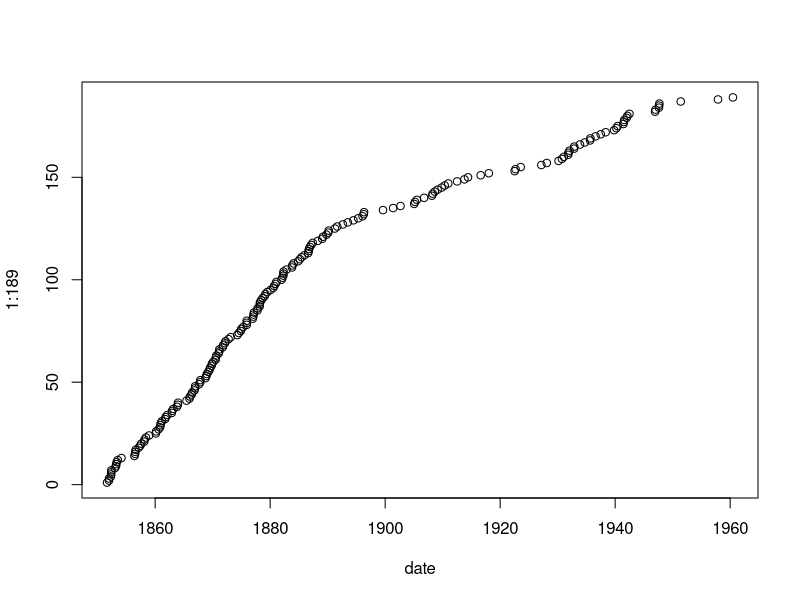
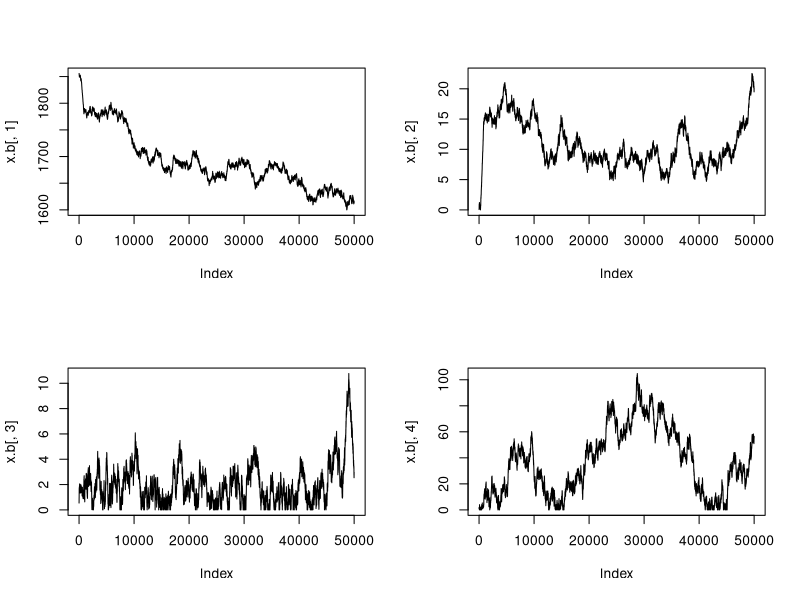
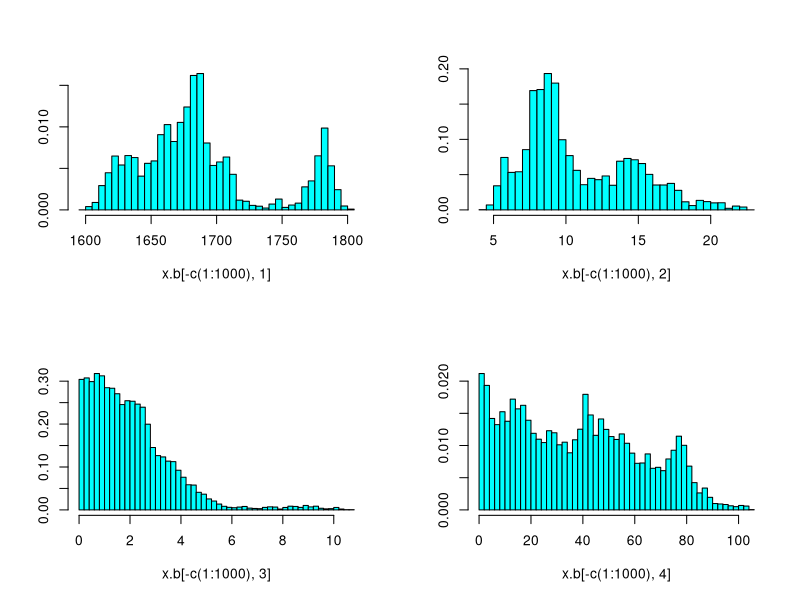

These figures' R source, in order:
library(boot)
library(MASS)
date <- coal$date
t0 <- date[1]
t2 <- date[191]
date <- date[-c(1,191)]
plot(date, 1:189)

target <- function(x){
  return (1/x[4]^5 * exp(-(1+x[2]+x[3])/x[4]) * x[2]^(x[5]+1) * x[3]^(189-x[5]+1) * exp(x[1]*(x[3]-x[2]) + x[2]*t0 - x[3]*t2))
}

fullcond <- function(x,r){
  if (r==1){
    return (log(dexp(x[1], rate=1/(x[1]-x[2]))))
  }
  else if (r==2){
    return (log((dgamma(x[2], shape=x[5]+2, scale=1/(1/x[4]+x[1]-t0)))))
  }
  else if (r==3){
    return (log(dgamma(x[3], shape=189-x[5]+2, scale=1/(1/x[4]+t2-x[1]))))
  }
  else if (r==4){
    return (log(1/x[4]^5 * exp(-1/x[4]*(1+x[2]+x[3]))))
  }
}

fullcond.b1 <- function(x){
  return (-5*log(x[4]) + log( x[2]^(x[5]+1) * x[3]^(189-x[5]+1) * exp(-(1+x[2]+x[3])/x[4] + x[1]*(x[3]-x[2]) + x[2]*t0 - x[3]*t2) ))
}

mcmc_RW <- function(d, ntimes = 1000)
{
  x <- matrix(nrow=ntimes, ncol=5)
  x[1,1] <- runif(1,t0,t2)
  x[1,2:4] <- runif(3,0,1)
  x[1,5] <- sum(date<x[1,1])
  for(i in 2:ntimes)
  {
    for (j in 1:4){
      y <- max(0,runif(1,x[i-1,j]-d[j],x[i-1,j]+d[j]))
      temp <- x[i-1,]
      temp[j] <- y
      alpha <- min(1,exp(fullcond(temp,j)- fullcond(x[i-1,],j)), na.rm=TRUE)
      # cat("alpha:",alpha, "j:",j, "y:",y, "x:",x[i-1,], "\n")
      if (runif(1)<alpha){
        if (j==1){
          if (t0 <= y && y <= t2){
            x[i,j] = y
          }
          else{
            x[i,j] = x[i-1,j]
          }
        }
        else{
          x[i,j] <- y
        }
        
      }
      else{
        x[i,j] <- x[i-1,j]
      }
    }
    x[i,5] <- sum(date<=x[i,1])
  }
  return(x)
}


mcmc_block <- function(d, ntimes)
{
  x <- matrix(nrow=ntimes, ncol=5)
  x[1,1] <- runif(1,t0,t2)
  x[1,2:4] <- runif(3,0,1)
  x[1,5] <- sum(date<x[1,1])
  for(i in 2:ntimes)
  {
    t1 <- rnorm(1,mean=x[i-1,1],sd=.5)
    y0 <- sum(date<t1)
    lam0 <- max(0,runif(1, x[i-1,2]-d[2], x[i-1,2]+d[2]))
    lam1 <- max(0,runif(1, x[i-1,3]-d[3], x[i-1,3]+d[3]))
    temp <- x[i-1,]
    temp[1] <- t1
    temp[2] <- lam0
    temp[3] <- lam1
    temp[5] <- y0
    alpha <- min(1,exp(fullcond.b1(temp)-fullcond.b1(x[i-1,])), na.rm=TRUE)
    # cat("alpha:",alpha, "x:",x[i-1,], "\n")
    if (runif(1)<alpha){
      x[i,] <- temp
    }
    else{
      x[i,] <- x[i-1,]
    }
    
    temp <- x[i,]
    beta <- max(0,rnorm(1,mean=temp[4], sd=.5))
    temp[4] <- beta
    lam0 <- max(0,runif(1, x[i,2]-d[2], x[i,2]+d[2]))
    lam1 <- max(0,runif(1, x[i,3]-d[3], x[i,3]+d[3]))
    temp[2] <- lam0
    temp[3] <- lam1
    alpha <- min(1, exp(fullcond.b1(temp)-fullcond.b1(x[i,])), na.rm=TRUE)
    # cat("alpha:",alpha, "x:",x[i-1,], "\n")
    if (runif(1)<alpha){
      x[i,] <- temp
    }
  }
  return(x)
}

# mcmc_block2 <- function(d, ntimes)
# {
#   x <- matrix(nrow=ntimes, ncol=5)
#   x[1,1] <- runif(1,t0,t2)
#   x[1,2:4] <- runif(3,0,1)
#   x[1,5] <- sum(date<x[1,1])
#   for(i in 2:ntimes)
#   {
#     temp <- x[i-1,]
#     temp[4] <- max(0,rnorm(1,mean=x[i-1,4], sd=0.1))
#     lam0 <- rgamma(1,shape=x[i-1,5]+2, rate=1/(1/temp[4]+x[i-1,1]-t0))
#     lam1 <- rgamma(1,shape=189-x[i-1,5]+2, rate=1/(1/temp[4]+t2-x[i-1,1]))
#     temp[2] <- lam0
#     temp[3] <- lam1
#     alpha <- min(1,target(temp)/target(x[i-1,]))
#     cat("alpha:",alpha, "temp:", temp, "x:",x[i-1,], "\n")
#     if (runif(1)<alpha){
#       x[i,] <- temp
#     }
#     else{
#       x[i,] <- x[i-1,]
#     }
#     temp <- x[i,]
#     temp[1] <- runif(1,temp[1]-d[1], temp[1]+d[1])
#     alpha <- min(1,target(temp)/target(x[i,]))
#     if (runif(1)<alpha){
#       if (t0 <= temp[1] && temp[1] <= t2){
#         x[i,] = temp
#       }
#     }
#     x[i,5] <- sum(date < x[i,1])
#   }
#   return(x)
# }


d <- c(5,.1,.1,.1)
d.b <- c(1,.1,.1,.1)
ntimes <- 50000


x.b <- mcmc_block(d.b,ntimes)

par(mfrow=c(2,2))
plot(x.b[,1], type='l')
plot(x.b[,2], type='l')
plot(x.b[,3], type='l')
plot(x.b[,4], type='l')

par(mfrow=c(2,2))
truehist(x.b[-c(1:1000),1])
truehist(x.b[-c(1:1000),2])
truehist(x.b[-c(1:1000),3])
truehist(x.b[-c(1:1000),4])


# x1 = mcmc_RW(d, ntimes)
# 
# par(mfrow=c(2,2))
# plot(x1[,1], type='l')
# plot(x1[,2], type='l')
# plot(x1[,3], type='l')
# plot(x1[,4], type='l')
# 
# par(mfrow=c(2,2))
# truehist(x1[-c(1:1000),1])
# truehist(x1[-c(1:1000),2])
# truehist(x1[-c(1:1000),3])
# truehist(x1[-c(1:1000),4])

# par(mfrow=c(2,2))
# acf(x1[,1])
# acf(x1[,2])
# acf(x1[,3])
# acf(x1[,4])
# 
# mean(x1[,1])
# mean(x1[,2])
# mean(x1[,3])
# mean(x1[,4])
